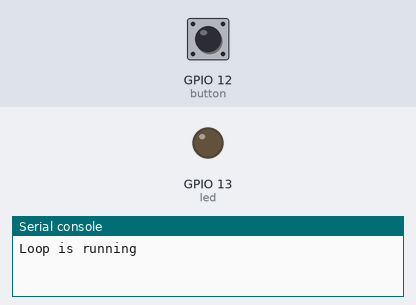
The program below on a simulated ESP32 board running MicroPython. Shown: output pins drawn as LEDs (lit = HIGH), the last lines printed to the serial console. The inputs (shaded band) are chosen by the test bench; at power-on: GPIO 12 (button) HIGH.

Above: at 1.2 s.
1.3 s: GPIO 12 (button) pulled LOW for 0.15 s
At 2.2 s:
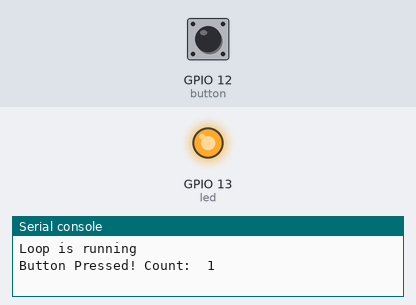
2.9 s: GPIO 12 (button) pulled LOW for 1 s
At 4.7 s:
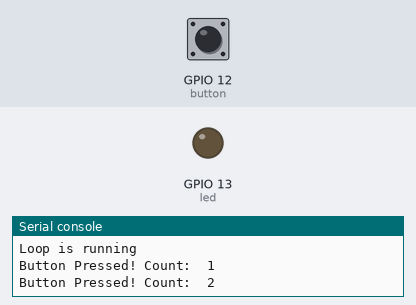
5.4 s: GPIO 12 (button) pulled LOW for 3.2 s
At 9.5 s:
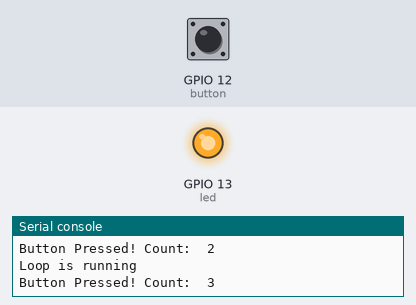
Timing chart, 0 to 11.0 s (numbered marks = the images above; inputs shaded):
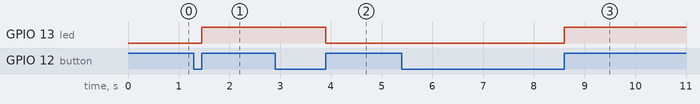

The program:

debounce_pushbutton.py
```python
# Complete project details at https://RandomNerdTutorials.com/micropython-programming-with-esp32-and-esp8266/

from machine import Pin, Timer
import time

led = Pin(13, Pin.OUT)
button = Pin(12, Pin.IN, Pin.PULL_UP)
counter = 0  # Initialize the button press count
debounce_timer = None

def button_pressed(pin):
    global counter, debounce_timer  # Declare variables as global

    if debounce_timer is None:
        counter += 1
        print("Button Pressed! Count: ", counter)

        # Toggle the LED on each button press
        led.value(not led.value())

        # Start a timer for debounce period (e.g., 200 milliseconds)
        debounce_timer = Timer(1)
        debounce_timer.init(mode=Timer.ONE_SHOT, period=200, callback=debounce_callback)

def debounce_callback(timer):
    global debounce_timer
    debounce_timer = None

# Attach the interrupt to the button's rising edge
button.irq(trigger=Pin.IRQ_RISING, handler=button_pressed)

try:
    # Main loop (optional)
    while True:
        print("Loop is running")
        time.sleep(5)
except KeyboardInterrupt:
    # Keyboard interrupt occurred, deinitialize the timer
    debounce_timer.deinit()
    # Turn off the LED
    led.value(0)
```

Measured:
- after the input at 1.3 s, GPIO 13 (led): LOW → HIGH after 0.15 s
- after the input at 2.9 s, GPIO 13 (led): HIGH → LOW after 1.0 s
- after the input at 5.4 s, GPIO 13 (led): LOW → HIGH after 3.2 s
